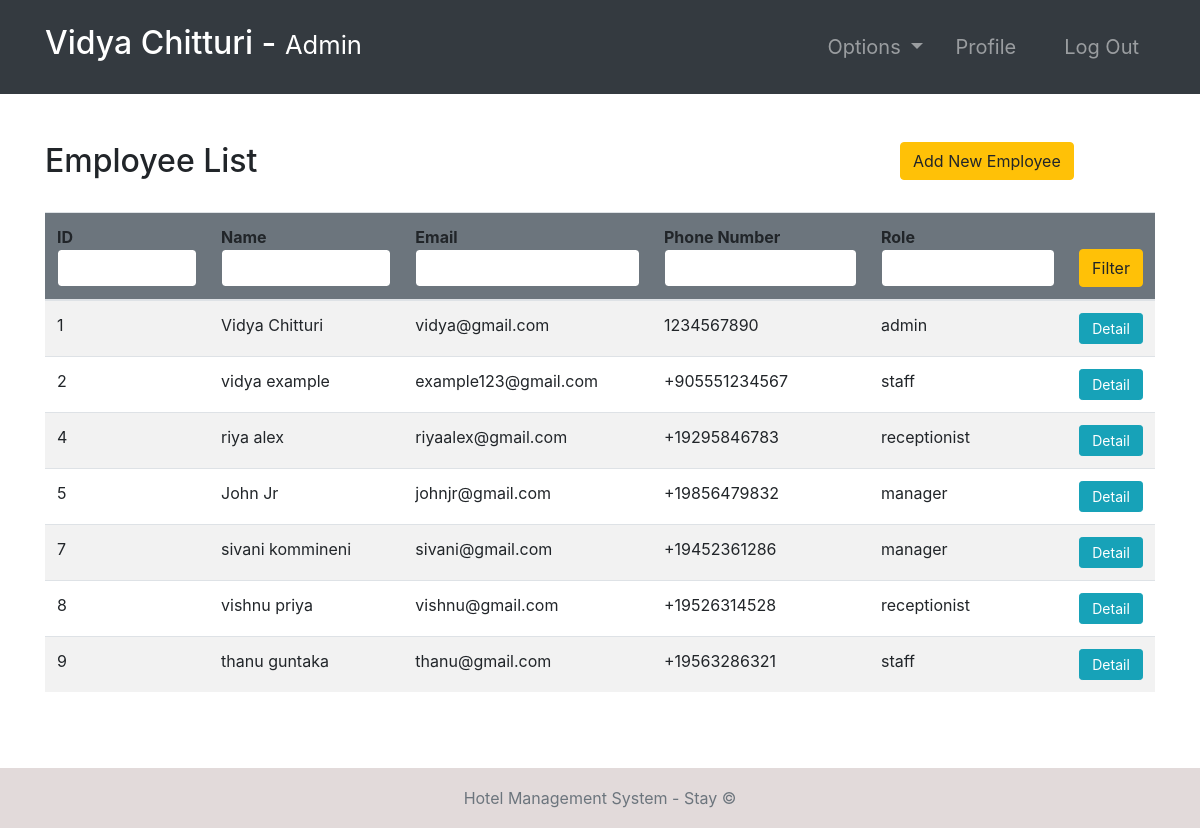
Screenshot of /employees/ (signed in) with the database file from the repository.
### accounts/models.py (models this page shows, shortened)
class Employee(models.Model):
    user = models.OneToOneField(User, null=True, on_delete=models.CASCADE)
    phoneNumber = PhoneNumberField(unique=True)
    salary = models.FloatField()

### accounts/views.py (the view, shortened to what this page needs)
# urls.py: path('employees/', employees, name="employees"),
@login_required(login_url='login')
def employees(request):
    role = str(request.user.groups.all()[0])
    path = role + "/"
    employees = Employee.objects.all()
    context = {
        "role": role,
        "employees": employees
    }
    return render(request, path + "employees.html", context)

### Templates/admin/employees.html
{% extends '../index.html' %}
{% block context %}
{% include '../common_pages/authorized-employees.html' %}
{% endblock %}

### Templates/incs/nav.html (shortened to what this page needs)
<nav class="navbar navbar-dark bg-dark navbar-expand-lg py-3 " role="navigation">
    <div class="container">
        <a href="" class="navbar-brand">
            <h2 class="text-capitalize">
                {{ request.user.first_name }} {{ request.user.last_name }} -
                <small>
                    {{ role }}
                </small>
            </h2>
        </a>
        <div class="collapse navbar-collapse" id="navbarTags">
            <ul class="navbar-nav ml-auto">
                <li class="nav-item dropdown p-2">
                    <a class="nav-link dropdown-toggle" href="#" id="navbarDropdown" role="button"
                        data-toggle="dropdown" aria-haspopup="true" aria-expanded="false">
                        Options
                    </a>
                </li>
                <li class="nav-item mr-3 p-2">
                    {% if role == 'staff' or role == 'receptionist' or role == 'admin' or role == 'manager' %}
                    <a href="{% url 'employee-profile' user.id %}" class="nav-link">Profile</a>
                    {% endif %}
                </li>
                <li class="nav-item p-2 ">
                    <a href="{% url 'logout' %}" class="nav-link">Log Out</a>
                </li>
            </ul>
        </div>
    </div>
</nav>

### Templates/common_pages/authorized-employees.html (shortened to what this page needs)
<div class="container py-5">
    <div class="table-header row">
        <div class="col-sm-12 col-md-12 col-lg-9 mb-4">
            <h2>Employee List</h2>
        </div>
        {% if  role == "manager" or role == "admin"%}
        <div class="col-sm-12 col-md-12 col-lg-3 mb-4">
            <a href="{% url 'add-employee' %}" class="btn btn-warning">Add New Employee</a>
        </div>
        {% endif %}
    </div>
    <table class="table table-hover table-striped">
        <thead class="bg-secondary rounded">
            <tr>
                <form action="" method="POST">
                    <th>ID<input type="int" name="id" value="{{id}}" class="form-control border border-secondary"></th>
                    <th>Name<input type="text" name="name" value="{{name}}"
                            class="form-control border border-secondary"></th>
                    <th>Email<input type="text" name="email" value="{{email}}"
                            class="form-control border border-secondary"></th>
                    <th>Phone Number<input type="number" name="number" value="{{number}}"
                            class="form-control border border-secondary">
                    <th>Role<input type="text" name="filterRole" value="{{filterRole}}"
                            class="form-control border border-secondary"></th>
                    <th><button type="submit" name="filter" class="btn btn-warning w-100">Filter</button></th>
                </form>
            </tr>
        </thead>
        <tbody>
            {% for employee in employees %}
            <tr>
                <td>{{ employee.user.id }}</td>
                <td>{{ employee.user.first_name }} {{ employee.user.last_name }}</td>
                <td>{{ employee.user.email }}</td>
                <td>{{ employee.phoneNumber }}</td>
                <td>{{ employee.user.groups.first }}</td>
                <td> <a href="{% url 'employee-profile' employee.user.id  %}"
                        class="btn btn-sm btn-info w-100">Detail</a>
                </td>
            </tr>
            {% endfor %}
        </tbody>
    </table>
</div>

### static/css/main.css (style rules this page uses)
* { margin: 0; padding: 0; -webkit-font-smoothing: antialiased; }
body { position: relative; }
nav .nav-item { font-size: 20px; }

### rows the page displays
Employee: user.id "1", user.first_name "Vidya", user.last_name "Chitturi", user.email "vidya@gmail.com", phoneNumber "1234567890", user.groups.first "admin"
Employee: user.id "2", user.first_name "vidya", user.last_name "example", user.email "example123@gmail.com", phoneNumber "+905551234567", user.groups.first "staff"
Employee: user.id "4", user.first_name "riya", user.last_name "alex", user.email "riyaalex@gmail.com", phoneNumber "+19295846783", user.groups.first "receptionist"
Employee: user.id "5", user.first_name "John", user.last_name "Jr", user.email "johnjr@gmail.com", phoneNumber "+19856479832", user.groups.first "manager"
Employee: user.id "7", user.first_name "sivani", user.last_name "kommineni", user.email "sivani@gmail.com", phoneNumber "+19452361286", user.groups.first "manager"
Employee: user.id "8", user.first_name "vishnu", user.last_name "priya", user.email "vishnu@gmail.com", phoneNumber "+19526314528", user.groups.first "receptionist"
Employee: user.id "9", user.first_name "thanu", user.last_name "guntaka", user.email "thanu@gmail.com", phoneNumber "+19563286321", user.groups.first "staff"

### other values shown
{{ request.user.first_name }} "Vidya"
{{ request.user.last_name }} "Chitturi"
{{ role }} "Admin"
